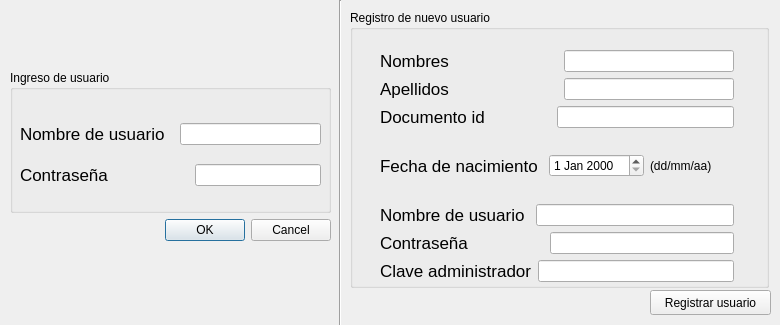
<?xml version="1.0" encoding="UTF-8"?>
<ui version="4.0">
 <class>formulario_usuario</class>
 <widget class="QDialog" name="formulario_usuario">
  <property name="geometry">
   <rect>
    <x>0</x>
    <y>0</y>
    <width>780</width>
    <height>325</height>
   </rect>
  </property>
  <property name="windowTitle">
   <string>Ingreso de usuario</string>
  </property>
  <widget class="Line" name="line">
   <property name="geometry">
    <rect>
     <x>330</x>
     <y>0</y>
     <width>20</width>
     <height>331</height>
    </rect>
   </property>
   <property name="orientation">
    <enum>Qt::Vertical</enum>
   </property>
  </widget>
  <widget class="QPushButton" name="cdm_RegUsr">
   <property name="geometry">
    <rect>
     <x>650</x>
     <y>290</y>
     <width>121</width>
     <height>25</height>
    </rect>
   </property>
   <property name="text">
    <string>Registrar usuario</string>
   </property>
  </widget>
  <widget class="QGroupBox" name="groupBox_2">
   <property name="geometry">
    <rect>
     <x>350</x>
     <y>10</y>
     <width>419</width>
     <height>278</height>
    </rect>
   </property>
   <property name="title">
    <string>Registro de nuevo usuario</string>
   </property>
   <widget class="QWidget" name="">
    <property name="geometry">
     <rect>
      <x>30</x>
      <y>40</y>
      <width>354</width>
      <height>232</height>
     </rect>
    </property>
    <layout class="QVBoxLayout" name="verticalLayout_3">
     <item>
      <layout class="QVBoxLayout" name="verticalLayout_2">
       <item>
        <layout class="QHBoxLayout" name="horizontalLayout">
         <item>
          <widget class="QLabel" name="label_8">
           <property name="font">
            <font>
             <pointsize>13</pointsize>
            </font>
           </property>
           <property name="text">
            <string>Nombres                       </string>
           </property>
          </widget>
         </item>
         <item>
          <widget class="QLineEdit" name="nomuNR"/>
         </item>
        </layout>
       </item>
       <item>
        <layout class="QHBoxLayout" name="horizontalLayout_2">
         <item>
          <widget class="QLabel" name="label_9">
           <property name="font">
            <font>
             <pointsize>13</pointsize>
            </font>
           </property>
           <property name="text">
            <string>Apellidos                       </string>
           </property>
          </widget>
         </item>
         <item>
          <widget class="QLineEdit" name="apeNR"/>
         </item>
        </layout>
       </item>
       <item>
        <layout class="QHBoxLayout" name="horizontalLayout_3">
         <item>
          <widget class="QLabel" name="label_10">
           <property name="font">
            <font>
             <pointsize>13</pointsize>
            </font>
           </property>
           <property name="text">
            <string>Documento id              </string>
           </property>
          </widget>
         </item>
         <item>
          <widget class="QLineEdit" name="docNR"/>
         </item>
        </layout>
       </item>
       <item>
        <layout class="QHBoxLayout" name="horizontalLayout_4">
         <item>
          <widget class="QLabel" name="label_11">
           <property name="font">
            <font>
             <pointsize>13</pointsize>
            </font>
           </property>
           <property name="text">
            <string>Fecha de nacimiento </string>
           </property>
          </widget>
         </item>
         <item>
          <widget class="QDateEdit" name="fnNR"/>
         </item>
         <item>
          <widget class="QLabel" name="label_12">
           <property name="text">
            <string>(dd/mm/aa)</string>
           </property>
          </widget>
         </item>
        </layout>
       </item>
      </layout>
     </item>
     <item>
      <layout class="QVBoxLayout" name="verticalLayout">
       <item>
        <layout class="QHBoxLayout" name="horizontalLayout_5">
         <item>
          <widget class="QLabel" name="label_13">
           <property name="font">
            <font>
             <pointsize>13</pointsize>
            </font>
           </property>
           <property name="text">
            <string>Nombre de usuario </string>
           </property>
          </widget>
         </item>
         <item>
          <widget class="QLineEdit" name="usuNR"/>
         </item>
        </layout>
       </item>
       <item>
        <layout class="QHBoxLayout" name="horizontalLayout_6">
         <item>
          <widget class="QLabel" name="label_14">
           <property name="font">
            <font>
             <pointsize>13</pointsize>
            </font>
           </property>
           <property name="text">
            <string>Contraseña                </string>
           </property>
          </widget>
         </item>
         <item>
          <widget class="QLineEdit" name="passNR">
           <property name="echoMode">
            <enum>QLineEdit::Password</enum>
           </property>
          </widget>
         </item>
        </layout>
       </item>
       <item>
        <layout class="QHBoxLayout" name="horizontalLayout_7">
         <item>
          <widget class="QLabel" name="label_15">
           <property name="font">
            <font>
             <pointsize>13</pointsize>
            </font>
           </property>
           <property name="text">
            <string>Clave administrador</string>
           </property>
          </widget>
         </item>
         <item>
          <widget class="QLineEdit" name="clvadminNR">
           <property name="echoMode">
            <enum>QLineEdit::Password</enum>
           </property>
          </widget>
         </item>
        </layout>
       </item>
      </layout>
     </item>
    </layout>
   </widget>
  </widget>
  <widget class="QWidget" name="">
   <property name="geometry">
    <rect>
     <x>10</x>
     <y>70</y>
     <width>321</width>
     <height>171</height>
    </rect>
   </property>
   <layout class="QVBoxLayout" name="verticalLayout_5">
    <item>
     <widget class="QGroupBox" name="groupBox">
      <property name="title">
       <string>Ingreso de usuario</string>
      </property>
      <widget class="QWidget" name="">
       <property name="geometry">
        <rect>
         <x>10</x>
         <y>40</y>
         <width>301</width>
         <height>91</height>
        </rect>
       </property>
       <layout class="QVBoxLayout" name="verticalLayout_4">
        <item>
         <layout class="QHBoxLayout" name="horizontalLayout_8">
          <item>
           <widget class="QLabel" name="label">
            <property name="font">
             <font>
              <pointsize>13</pointsize>
             </font>
            </property>
            <property name="text">
             <string>Nombre de usuario  </string>
            </property>
           </widget>
          </item>
          <item>
           <widget class="QLineEdit" name="_username"/>
          </item>
         </layout>
        </item>
        <item>
         <layout class="QHBoxLayout" name="horizontalLayout_9">
          <item>
           <widget class="QLabel" name="label_2">
            <property name="font">
             <font>
              <pointsize>13</pointsize>
             </font>
            </property>
            <property name="text">
             <string>Contraseña                 </string>
            </property>
           </widget>
          </item>
          <item>
           <widget class="QLineEdit" name="_usrpassword">
            <property name="echoMode">
             <enum>QLineEdit::Password</enum>
            </property>
           </widget>
          </item>
         </layout>
        </item>
       </layout>
      </widget>
     </widget>
    </item>
    <item>
     <widget class="QDialogButtonBox" name="buttonBox">
      <property name="orientation">
       <enum>Qt::Horizontal</enum>
      </property>
      <property name="standardButtons">
       <set>QDialogButtonBox::Cancel|QDialogButtonBox::Ok</set>
      </property>
     </widget>
    </item>
   </layout>
  </widget>
 </widget>
 <resources/>
 <connections>
  <connection>
   <sender>buttonBox</sender>
   <signal>accepted()</signal>
   <receiver>formulario_usuario</receiver>
   <slot>accept()</slot>
   <hints>
    <hint type="sourcelabel">
     <x>248</x>
     <y>254</y>
    </hint>
    <hint type="destinationlabel">
     <x>157</x>
     <y>274</y>
    </hint>
   </hints>
  </connection>
  <connection>
   <sender>buttonBox</sender>
   <signal>rejected()</signal>
   <receiver>formulario_usuario</receiver>
   <slot>reject()</slot>
   <hints>
    <hint type="sourcelabel">
     <x>316</x>
     <y>260</y>
    </hint>
    <hint type="destinationlabel">
     <x>286</x>
     <y>274</y>
    </hint>
   </hints>
  </connection>
 </connections>
</ui>
